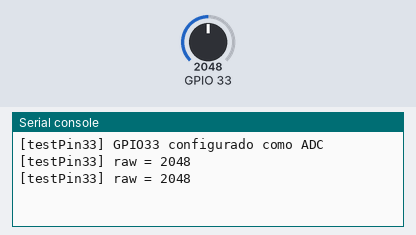
A program run on a simulated ESP32 board running MicroPython. Parts: the last lines printed to the serial console. The test bench sets the inputs (shaded band); at power-on: GPIO 33 = 2048 (analog values on the 0–4095 scale).

Above: at 1.2 s.
1.3 s: GPIO 33 set to 2866
At 2.6 s:
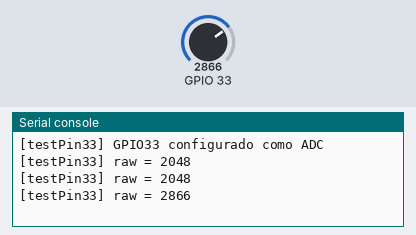
2.8 s: GPIO 33 set to 3603
At 3.8 s:
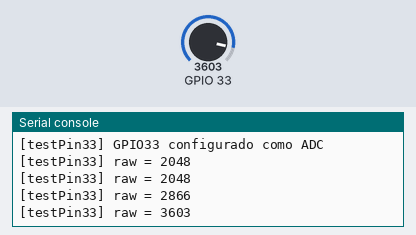
Timing chart, 0 to 5.8 s (numbered marks = the images above; inputs shaded):
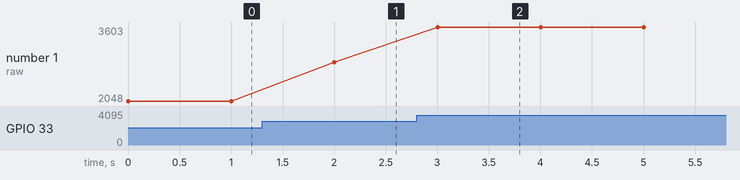

Measured:
- after the input at 1.3 s, the serial console: prints a new line after 0.70 s (image 1)
- after the input at 2.8 s, the serial console: prints a new line after 0.20 s (image 2)
- plotted number 1: 2048 → 2866 after the input at 1.3 s, 2866 → 3603 after the input at 2.8 s

The program:

testPin33.py
```python
# testPin33.py
# Lee el valor ADC presente en GPIO33 una vez por segundo.

import time
from machine import ADC, Pin  # type: ignore

PIN_NUM = 33

from machine import ADC, Pin
adc = adc = ADC(Pin(33))
adc.atten(ADC.ATTN_6DB)
adc.width(ADC.WIDTH_12BIT)
adc.read()

def _make_adc(pin_num: int):
    adc = ADC(Pin(pin_num))
    try:
        adc.atten(ADC.ATTN_6DB)
        adc.width(ADC.WIDTH_12BIT)
    except Exception:
        pass
    return adc


def loop():
    adc = _make_adc(PIN_NUM)
    print("[testPin33] GPIO{} configurado como ADC".format(PIN_NUM))
    try:
        while True:
            raw = adc.read()
            print("[testPin33] raw = {}".format(raw))
            time.sleep(1)
    except KeyboardInterrupt:
        print("[testPin33] detenido por usuario")


def main():
    loop()


if __name__ == "__main__":
    main()
```
